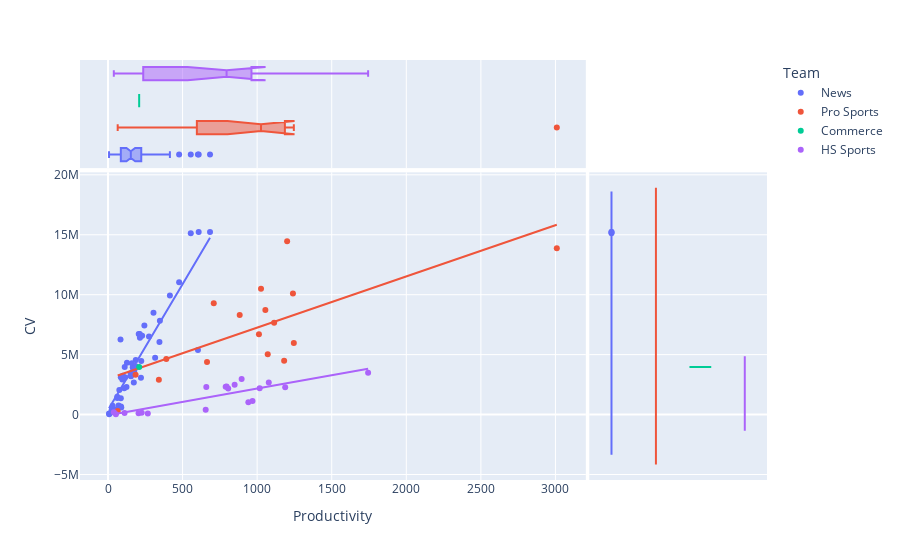

Notebook cell for this chart:
### Code cell
# Scatters exclude reporter1
# df_exclreporter1

fig = px.scatter(df_exclreporter1, x="Productivity", y="CV", hover_name="ID Match", color="Team", marginal_y="violin",
           marginal_x="box", trendline="ols")
fig.show()

### Figure 1 — Plotly figure (JSON) as saved in the notebook; plotly's stock layout.template omitted (floating-point values rounded to 4 significant figures)
{"data": [{"hoverlabel": {"namelength": 0}, "hovertemplate": "<b>%{hovertext}</b><br><br>Team=News<br>Productivity=%{x}<br>CV=%{y}", "hovertext": ["reporter2", "reporter3", "reporter4", "reporter7", "reporter10", "reporter13", "reporter15", "reporter17", "reporter18", "reporter19", "reporter21", "reporter22", "reporter23", "reporter24", "reporter25", "reporter27", "reporter29", "reporter31", "reporter33", "reporter35", "reporter36", "reporter37", "reporter38", "reporter39", "reporter41", "reporter42", "reporter43", "reporter45", "reporter47", "reporter48", "reporter49", "reporter50", "reporter51", "reporter52", "reporter53", "reporter55", "reporter58", "reporter63", "reporter65", "reporter68", "reporter69", "reporter70", "reporter71", "reporter74", "reporter75", "reporter76", "reporter77", "reporter78", "reporter79", "reporter81", "reporter82", "reporter88", "reporter89", "reporter91"], "legendgroup": "News", "marker": {"color": "#636efa", "symbol": "circle"}, "mode": "markers", "name": "News", "showlegend": true, "type": "scatter", "x": [684, 608, 555, 477, 415, 305, 348, 244, 213, 206, 229, 275, 214, 84, 345, 603, 316, 186, 223, 127, 160, 186, 174, 112, 166, 168, 177, 152, 152, 99, 154, 113, 86, 221, 112, 96, 173, 124, 109, 76, 62, 62, 86, 71, 31, 87, 89, 51, 25, 40, 47, 14, 7, 8], "xaxis": "x", "y": [15239051, 15227333, 15129163, 11032010, 9931112, 8483893, 7830570, 7423919, 6725939, 6715653, 6581319, 6506326, 6413386, 6271736, 6054364, 5395767, 4746436, 4548830, 4464487, 4315746, 4275258, 4024236, 3995978, 3968698, 3938843, 3889447, 3722741, 3442594, 3247791, 3245435, 3186564, 3120293, 3106786, 3080586, 3076441, 2919604, 2666488, 2298984, 2197694, 2048102, 1494412, 1389167, 1367267, 764832, 732616, 670406, 578632, 429207, 415534, 375587, 350911, 104081, 87367, 31659], "yaxis": "y"}, {"alignmentgroup": "True", "hoverlabel": {"namelength": 0}, "hovertemplate": "<b>%{hovertext}</b><br><br>Team=News<br>Productivity=%{x}", "hovertext": ["reporter2", "reporter3", "reporter4", "reporter7", "reporter10", "reporter13", "reporter15", "reporter17", "reporter18", "reporter19", "reporter21", "reporter22", "reporter23", "reporter24", "reporter25", "reporter27", "reporter29", "reporter31", "reporter33", "reporter35", "reporter36", "reporter37", "reporter38", "reporter39", "reporter41", "reporter42", "reporter43", "reporter45", "reporter47", "reporter48", "reporter49", "reporter50", "reporter51", "reporter52", "reporter53", "reporter55", "reporter58", "reporter63", "reporter65", "reporter68", "reporter69", "reporter70", "reporter71", "reporter74", "reporter75", "reporter76", "reporter77", "reporter78", "reporter79", "reporter81", "reporter82", "reporter88", "reporter89", "reporter91"], "legendgroup": "News", "marker": {"color": "#636efa", "symbol": "circle"}, "name": "News", "notched": true, "offsetgroup": "News", "showlegend": false, "type": "box", "x": [684, 608, 555, 477, 415, 305, 348, 244, 213, 206, 229, 275, 214, 84, 345, 603, 316, 186, 223, 127, 160, 186, 174, 112, 166, 168, 177, 152, 152, 99, 154, 113, 86, 221, 112, 96, 173, 124, 109, 76, 62, 62, 86, 71, 31, 87, 89, 51, 25, 40, 47, 14, 7, 8], "xaxis": "x3", "yaxis": "y3"}, {"alignmentgroup": "True", "hoverlabel": {"namelength": 0}, "hovertemplate": "<b>%{hovertext}</b><br><br>Team=News<br>CV=%{y}", "hovertext": ["reporter2", "reporter3", "reporter4", "reporter7", "reporter10", "reporter13", "reporter15", "reporter17", "reporter18", "reporter19", "reporter21", "reporter22", "reporter23", "reporter24", "reporter25", "reporter27", "reporter29", "reporter31", "reporter33", "reporter35", "reporter36", "reporter37", "reporter38", "reporter39", "reporter41", "reporter42", "reporter43", "reporter45", "reporter47", "reporter48", "reporter49", "reporter50", "reporter51", "reporter52", "reporter53", "reporter55", "reporter58", "reporter63", "reporter65", "reporter68", "reporter69", "reporter70", "reporter71", "reporter74", "reporter75", "reporter76", "reporter77", "reporter78", "reporter79", "reporter81", "reporter82", "reporter88", "reporter89", "reporter91"], "legendgroup": "News", "marker": {"color": "#636efa", "symbol": "circle"}, "name": "News", "offsetgroup": "News", "scalegroup": "y", "showlegend": false, "type": "violin", "xaxis": "x2", "y": [15239051, 15227333, 15129163, 11032010, 9931112, 8483893, 7830570, 7423919, 6725939, 6715653, 6581319, 6506326, 6413386, 6271736, 6054364, 5395767, 4746436, 4548830, 4464487, 4315746, 4275258, 4024236, 3995978, 3968698, 3938843, 3889447, 3722741, 3442594, 3247791, 3245435, 3186564, 3120293, 3106786, 3080586, 3076441, 2919604, 2666488, 2298984, 2197694, 2048102, 1494412, 1389167, 1367267, 764832, 732616, 670406, 578632, 429207, 415534, 375587, 350911, 104081, 87367, 31659], "yaxis": "y2"}, {"hoverlabel": {"namelength": 0}, "hovertemplate": "<b>OLS trendline</b><br>CV = 21013.8 * Productivity + 371375<br>R<sup>2</sup>=0.806942<br><br>Team=News<br>Productivity=%{x}<br>CV=%{y} <b>(trend)</b>", "legendgroup": "News", "marker": {"color": "#636efa", "symbol": "circle"}, "mode": "lines", "name": "News", "showlegend": false, "type": "scatter", "x": [7, 8, 14, 25, 31, 40, 47, 51, 62, 62, 71, 76, 84, 86, 86, 87, 89, 96, 99, 109, 112, 112, 113, 124, 127, 152, 152, 154, 160, 166, 168, 173, 174, 177, 186, 186, 206, 213, 214, 221, 223, 229, 244, 275, 305, 316, 345, 348, 415, 477, 555, 603, 608, 684], "xaxis": "x", "y": [518500.0, 539500.0, 665600.0, 896700.0, 1023000.0, 1212000.0, 1359000.0, 1443000.0, 1674000.0, 1674000.0, 1863000.0, 1968000.0, 2137000.0, 2179000.0, 2179000.0, 2200000.0, 2242000.0, 2389000.0, 2452000.0, 2662000.0, 2725000.0, 2725000.0, 2746000.0, 2977000.0, 3040000.0, 3565000.0, 3565000.0, 3608000.0, 3734000.0, 3860000.0, 3902000.0, 4007000.0, 4028000.0, 4091000.0, 4280000.0, 4280000.0, 4700000.0, 4847000.0, 4868000.0, 5015000.0, 5057000.0, 5184000.0, 5499000.0, 6150000.0, 6781000.0, 7012000.0, 7621000.0, 7684000.0, 9092000.0, 10390000.0, 12030000.0, 13040000.0, 13150000.0, 14740000.0], "yaxis": "y"}, {"hoverlabel": {"namelength": 0}, "hovertemplate": "<b>%{hovertext}</b><br><br>Team=Pro Sports<br>Productivity=%{x}<br>CV=%{y}", "hovertext": ["reporter5", "reporter6", "reporter8", "reporter9", "reporter11", "reporter12", "reporter14", "reporter16", "reporter20", "reporter26", "reporter28", "reporter30", "reporter32", "reporter34", "reporter46", "reporter56", "reporter83"], "legendgroup": "Pro Sports", "marker": {"color": "#EF553B", "symbol": "circle"}, "mode": "markers", "name": "Pro Sports", "showlegend": true, "type": "scatter", "x": [1201, 3009, 1026, 1240, 709, 1055, 883, 1114, 1012, 1246, 1071, 391, 1181, 664, 185, 341, 65], "xaxis": "x", "y": [14449063, 13875398, 10493866, 10100263, 9284465, 8731923, 8308101, 7653566, 6693322, 5971873, 5039634, 4633493, 4485460, 4392585, 3325928, 2897260, 301061], "yaxis": "y"}, {"alignmentgroup": "True", "hoverlabel": {"namelength": 0}, "hovertemplate": "<b>%{hovertext}</b><br><br>Team=Pro Sports<br>Productivity=%{x}", "hovertext": ["reporter5", "reporter6", "reporter8", "reporter9", "reporter11", "reporter12", "reporter14", "reporter16", "reporter20", "reporter26", "reporter28", "reporter30", "reporter32", "reporter34", "reporter46", "reporter56", "reporter83"], "legendgroup": "Pro Sports", "marker": {"color": "#EF553B", "symbol": "circle"}, "name": "Pro Sports", "notched": true, "offsetgroup": "Pro Sports", "showlegend": false, "type": "box", "x": [1201, 3009, 1026, 1240, 709, 1055, 883, 1114, 1012, 1246, 1071, 391, 1181, 664, 185, 341, 65], "xaxis": "x3", "yaxis": "y3"}, {"alignmentgroup": "True", "hoverlabel": {"namelength": 0}, "hovertemplate": "<b>%{hovertext}</b><br><br>Team=Pro Sports<br>CV=%{y}", "hovertext": ["reporter5", "reporter6", "reporter8", "reporter9", "reporter11", "reporter12", "reporter14", "reporter16", "reporter20", "reporter26", "reporter28", "reporter30", "reporter32", "reporter34", "reporter46", "reporter56", "reporter83"], "legendgroup": "Pro Sports", "marker": {"color": "#EF553B", "symbol": "circle"}, "name": "Pro Sports", "offsetgroup": "Pro Sports", "scalegroup": "y", "showlegend": false, "type": "violin", "xaxis": "x2", "y": [14449063, 13875398, 10493866, 10100263, 9284465, 8731923, 8308101, 7653566, 6693322, 5971873, 5039634, 4633493, 4485460, 4392585, 3325928, 2897260, 301061], "yaxis": "y2"}, {"hoverlabel": {"namelength": 0}, "hovertemplate": "<b>OLS trendline</b><br>CV = 4273.27 * Productivity + 2.97562e+06<br>R<sup>2</sup>=0.529964<br><br>Team=Pro Sports<br>Productivity=%{x}<br>CV=%{y} <b>(trend)</b>", "legendgroup": "Pro Sports", "marker": {"color": "#EF553B", "symbol": "circle"}, "mode": "lines", "name": "Pro Sports", "showlegend": false, "type": "scatter", "x": [65, 185, 341, 391, 664, 709, 883, 1012, 1026, 1055, 1071, 1114, 1181, 1201, 1240, 1246, 3009], "xaxis": "x", "y": [3253000.0, 3766000.0, 4433000.0, 4646000.0, 5813000.0, 6005000.0, 6749000.0, 7300000.0, 7360000.0, 7484000.0, 7552000.0, 7736000.0, 8022000.0, 8108000.0, 8274000.0, 8300000.0, 15830000.0], "yaxis": "y"}, {"hoverlabel": {"namelength": 0}, "hovertemplate": "<b>%{hovertext}</b><br><br>Team=Commerce<br>Productivity=%{x}<br>CV=%{y}", "hovertext": ["reporter40"], "legendgroup": "Commerce", "marker": {"color": "#00cc96", "symbol": "circle"}, "mode": "markers", "name": "Commerce", "showlegend": true, "type": "scatter", "x": [209], "xaxis": "x", "y": [3963086], "yaxis": "y"}, {"alignmentgroup": "True", "hoverlabel": {"namelength": 0}, "hovertemplate": "<b>%{hovertext}</b><br><br>Team=Commerce<br>Productivity=%{x}", "hovertext": ["reporter40"], "legendgroup": "Commerce", "marker": {"color": "#00cc96", "symbol": "circle"}, "name": "Commerce", "notched": true, "offsetgroup": "Commerce", "showlegend": false, "type": "box", "x": [209], "xaxis": "x3", "yaxis": "y3"}, {"alignmentgroup": "True", "hoverlabel": {"namelength": 0}, "hovertemplate": "<b>%{hovertext}</b><br><br>Team=Commerce<br>CV=%{y}", "hovertext": ["reporter40"], "legendgroup": "Commerce", "marker": {"color": "#00cc96", "symbol": "circle"}, "name": "Commerce", "offsetgroup": "Commerce", "scalegroup": "y", "showlegend": false, "type": "violin", "xaxis": "x2", "y": [3963086], "yaxis": "y2"}, {"hoverlabel": {"namelength": 0}, "hovertemplate": "Team=Commerce", "legendgroup": "Commerce", "marker": {"color": "#00cc96", "symbol": "circle"}, "mode": "lines", "name": "Commerce", "showlegend": false, "type": "scatter", "xaxis": "x", "yaxis": "y"}, {"hoverlabel": {"namelength": 0}, "hovertemplate": "<b>%{hovertext}</b><br><br>Team=HS Sports<br>Productivity=%{x}<br>CV=%{y}", "hovertext": ["reporter44", "reporter54", "reporter57", "reporter59", "reporter60", "reporter61", "reporter62", "reporter64", "reporter66", "reporter67", "reporter72", "reporter73", "reporter80", "reporter84", "reporter85", "reporter86", "reporter87", "reporter90", "reporter92"], "legendgroup": "HS Sports", "marker": {"color": "#ab63fa", "symbol": "circle"}, "mode": "markers", "name": "HS Sports", "showlegend": true, "type": "scatter", "x": [1744, 896, 1078, 849, 795, 789, 659, 1188, 1017, 806, 969, 941, 655, 39, 226, 111, 205, 267, 53], "xaxis": "x", "y": [3480795, 2973911, 2668679, 2491960, 2331106, 2313381, 2306829, 2276027, 2188947, 2178883, 1123008, 1019768, 390632, 183553, 156464, 133516, 113428, 84589, 29688], "yaxis": "y"}, {"alignmentgroup": "True", "hoverlabel": {"namelength": 0}, "hovertemplate": "<b>%{hovertext}</b><br><br>Team=HS Sports<br>Productivity=%{x}", "hovertext": ["reporter44", "reporter54", "reporter57", "reporter59", "reporter60", "reporter61", "reporter62", "reporter64", "reporter66", "reporter67", "reporter72", "reporter73", "reporter80", "reporter84", "reporter85", "reporter86", "reporter87", "reporter90", "reporter92"], "legendgroup": "HS Sports", "marker": {"color": "#ab63fa", "symbol": "circle"}, "name": "HS Sports", "notched": true, "offsetgroup": "HS Sports", "showlegend": false, "type": "box", "x": [1744, 896, 1078, 849, 795, 789, 659, 1188, 1017, 806, 969, 941, 655, 39, 226, 111, 205, 267, 53], "xaxis": "x3", "yaxis": "y3"}, {"alignmentgroup": "True", "hoverlabel": {"namelength": 0}, "hovertemplate": "<b>%{hovertext}</b><br><br>Team=HS Sports<br>CV=%{y}", "hovertext": ["reporter44", "reporter54", "reporter57", "reporter59", "reporter60", "reporter61", "reporter62", "reporter64", "reporter66", "reporter67", "reporter72", "reporter73", "reporter80", "reporter84", "reporter85", "reporter86", "reporter87", "reporter90", "reporter92"], "legendgroup": "HS Sports", "marker": {"color": "#ab63fa", "symbol": "circle"}, "name": "HS Sports", "offsetgroup": "HS Sports", "scalegroup": "y", "showlegend": false, "type": "violin", "xaxis": "x2", "y": [3480795, 2973911, 2668679, 2491960, 2331106, 2313381, 2306829, 2276027, 2188947, 2178883, 1123008, 1019768, 390632, 183553, 156464, 133516, 113428, 84589, 29688], "yaxis": "y2"}, {"hoverlabel": {"namelength": 0}, "hovertemplate": "<b>OLS trendline</b><br>CV = 2224.62 * Productivity + -58600.5<br>R<sup>2</sup>=0.720943<br><br>Team=HS Sports<br>Productivity=%{x}<br>CV=%{y} <b>(trend)</b>", "legendgroup": "HS Sports", "marker": {"color": "#ab63fa", "symbol": "circle"}, "mode": "lines", "name": "HS Sports", "showlegend": false, "type": "scatter", "x": [39, 53, 111, 205, 226, 267, 655, 659, 789, 795, 806, 849, 896, 941, 969, 1017, 1078, 1188, 1744], "xaxis": "x", "y": [28160.0, 59300.0, 188300.0, 397400.0, 444200.0, 535400.0, 1399000.0, 1407000.0, 1697000.0, 1710000.0, 1734000.0, 1830000.0, 1935000.0, 2035000.0, 2097000.0, 2204000.0, 2340000.0, 2584000.0, 3821000.0], "yaxis": "y"}], "layout": {"legend": {"title": {"text": "Team"}, "tracegroupgap": 0}, "margin": {"t": 60}, "xaxis": {"anchor": "y", "domain": [0, 0.7363], "title": {"text": "Productivity"}}, "xaxis2": {"anchor": "y2", "domain": [0.7413, 1], "matches": "x2", "showgrid": false, "showline": false, "showticklabels": false, "ticks": ""}, "xaxis3": {"anchor": "y3", "domain": [0, 0.7363], "matches": "x", "showgrid": true, "showticklabels": false}, "xaxis4": {"anchor": "y4", "domain": [0.7413, 1], "matches": "x2", "showgrid": false, "showline": false, "showticklabels": false, "ticks": ""}, "yaxis": {"anchor": "x", "domain": [0, 0.7326], "title": {"text": "CV"}}, "yaxis2": {"anchor": "x2", "domain": [0, 0.7326], "matches": "y", "showgrid": true, "showticklabels": false}, "yaxis3": {"anchor": "x3", "domain": [0.7426, 1], "matches": "y3", "showgrid": false, "showline": false, "showticklabels": false, "ticks": ""}, "yaxis4": {"anchor": "x4", "domain": [0.7426, 1], "matches": "y3", "showgrid": true, "showline": false, "showticklabels": false, "ticks": ""}}}
